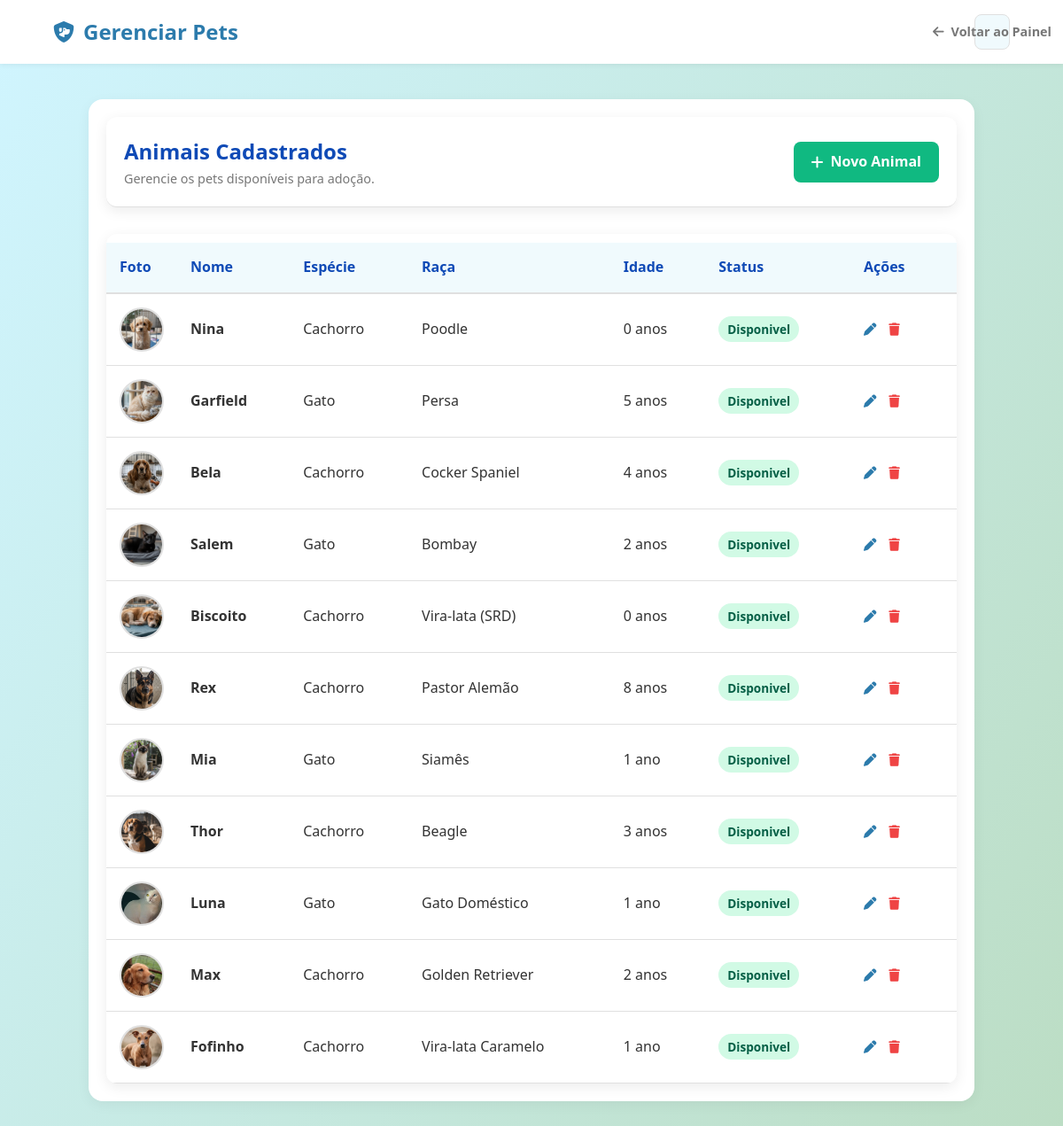
The page /admin/animais/listar.php on the database its author committed.
### tables this page shows
CREATE TABLE `animais` (
  `id` int(11) NOT NULL,
  `nome` varchar(100) NOT NULL,
  `especie` varchar(50) NOT NULL,
  `raca` varchar(100) DEFAULT NULL,
  `idade_anos` int(11) DEFAULT 0,
  `idade_meses` int(11) DEFAULT 0,
  `genero` varchar(20) DEFAULT NULL,
  `porte` varchar(30) DEFAULT NULL,
  `localizacao` varchar(255) DEFAULT NULL,
  `descricao` text DEFAULT NULL,
  `taxa_adocao` decimal(10,2) DEFAULT 0.00,
  `foto` varchar(255) DEFAULT NULL,
  `destaque` tinyint(1) DEFAULT 0,
  `data_cadastro` timestamp NOT NULL DEFAULT current_timestamp(),
  `status` enum('disponivel','adotado','indisponivel') DEFAULT 'disponivel'
);

### admin/animais/listar.php (the view, shortened to what this page needs)
<?php
require_once '../../conexao.php';
$sql = "SELECT * FROM animais ORDER BY id DESC";
$resultado = mysqli_query($mysqli, $sql);
?>
<!DOCTYPE html>
<html lang="pt-br">
<head>
    <link rel="stylesheet" href="https://cdnjs.cloudflare.com/ajax/libs/font-awesome/6.4.0/css/all.min.css">
    <link rel="stylesheet" href="../../public/css/style.css">
</head>
<body>
    <nav class="navbar admin-navbar">
    <div class="logo"><i class="fa-solid fa-shield-dog"></i> Gerenciar Pets</div>
    <div class="nav-actions">
        <a href="../index.php" class="btn-admin back">
            <i class="fa-solid fa-arrow-left"></i> Voltar ao Painel
        </a>
    </div>
</nav>
    <div class="admin-container">
        <div class="admin-header">
            <div>
                <h2 style="font-size: 1.5rem; color: var(--secondary-color);">Animais Cadastrados</h2>
                <p style="color: var(--text-light); font-size: 0.9rem;">Gerencie os pets disponíveis para adoção.</p>
            </div>
            <a href="criar.php" class="btn-add">
                <i class="fa-solid fa-plus"></i> Novo Animal
            </a>
        </div>
        <div class="table-responsive">
            <table class="admin-table">
                <thead>
                    <tr>
                        <th width="80">Foto</th>
                        <th>Nome</th>
                        <th>Espécie</th>
                        <th>Raça</th>
                        <th>Idade</th>
                        <th>Status</th>
                        <th width="120">Ações</th>
                    </tr>
                </thead>
                <tbody>
                    <?php while ($row = mysqli_fetch_assoc($resultado)): ?>
                        <?php
                            $foto = $row['foto'];
                            if(empty($foto)) {
                                $imgSrc = 'https://placehold.co/100x100?text=Sem+Foto';
                            }
                            elseif (strpos($foto, 'http') === 0) {
                                $imgSrc = $foto;
                            }
                            else {
                                $imgSrc = '../../public/uploads/' . basename($foto);
                            }
                        ?>
                        <tr>
                            <td>
                                <img src="<?php echo $imgSrc; ?>" alt="Pet" class="thumb-img">
                            </td>
                            <td>
                                <strong><?php echo htmlspecialchars($row['nome']); ?></strong>
                            </td>
                            <td><?php echo htmlspecialchars($row['especie']); ?></td>
                            <td><?php echo htmlspecialchars($row['raca'] ?? 'SRD'); ?></td>
                            <td>
                                <?php
                                    $anos = $row['idade_anos'] ?? 0;
                                    echo $anos . ($anos == 1 ? ' ano' : ' anos');
                                ?>
                            </td>
                            <td>
                                <?php
                                    $status = $row['status'] ?? 'disponivel';
                                    $classe = '';
                                    if($status == 'disponivel') $classe = 'disponivel';
                                ?>
                                <span class="status-badge <?php echo $classe; ?>">
                                    <?php echo ucfirst($status); ?>
                                </span>
                            </td>
                            <td class="action-links">
                                <a href="editar.php?id=<?php echo $row['id']; ?>" class="edit-btn" title="Editar">
                                    <i class="fa-solid fa-pen"></i>
                                </a>
                                <a href="deletar.php?id=<?php echo $row['id']; ?>" class="delete-btn" title="Excluir" onclick="return confirm('Tem certeza que deseja apagar o registro de <?php echo $row['nome']; ?>?');">
                                    <i class="fa-solid fa-trash"></i>
                                </a>
                            </td>
                        </tr>
                    <?php endwhile; ?>
                </tbody>
            </table>
        </div>
    </div>
</body>
</html>

### rows shown on the page
animais: foto (picture), nome "Nina", especie "Cachorro", raca "Poodle", idade_anos "0", status "Disponivel"
animais: foto (picture), nome "Garfield", especie "Gato", raca "Persa", idade_anos "5", status "Disponivel"
animais: foto (picture), nome "Bela", especie "Cachorro", raca "Cocker Spaniel", idade_anos "4", status "Disponivel"
animais: foto (picture), nome "Salem", especie "Gato", raca "Bombay", idade_anos "2", status "Disponivel"
animais: foto (picture), nome "Biscoito", especie "Cachorro", raca "Vira-lata (SRD)", idade_anos "0", status "Disponivel"
animais: foto (picture), nome "Rex", especie "Cachorro", raca "Pastor Alemão", idade_anos "8", status "Disponivel"
animais: foto (picture), nome "Mia", especie "Gato", raca "Siamês", idade_anos "1", status "Disponivel"
animais: foto (picture), nome "Thor", especie "Cachorro", raca "Beagle", idade_anos "3", status "Disponivel"
animais: foto (picture), nome "Luna", especie "Gato", raca "Gato Doméstico", idade_anos "1", status "Disponivel"
animais: foto (picture), nome "Max", especie "Cachorro", raca "Golden Retriever", idade_anos "2", status "Disponivel"
animais: foto (picture), nome "Fofinho", especie "Cachorro", raca "Vira-lata Caramelo", idade_anos "1", status "Disponivel"
